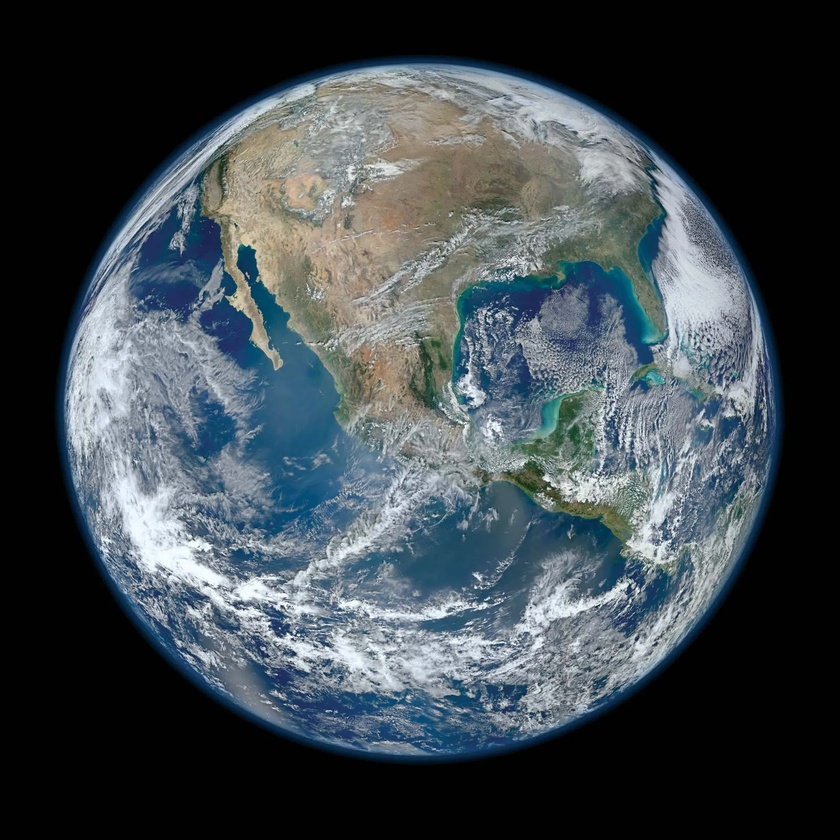
#> input picture test_images/earth.jpg, 840 x 840 px, shrunk from 1600 x 1600 before the run
$ python line.py   (older library calls are emulated)
#> lines starting #> are read from the running program, lines starting #| are printed output that depends on the picture; after the words box and inside, x2 and y2 are one past the last pixel; in counts of white or black regions, pixels touching at a corner belong together
import numpy as np
import matplotlib.pyplot as plt
from scipy.optimize import minimize
import cv2

# Ellipse cost function
def ellipse_cost(params, data):
    A, B, C, D, E, F = params
    x, y = data[:, 0], data[:, 1]
    cost = (A * x**2 + B * x * y + C * y**2 + D * x + E * y + F)**2
    valid_cost = np.sort(cost)[:-10]  # Exclude top 10 largest values
    return np.sum(valid_cost)

# Fit ellipse parameters
def fit(data):
    initial_params = [1, 0, 1, 0, 0, -1]
    result = minimize(ellipse_cost, initial_params, args=(data,))
    return result.x

# Generate fitted ellipse points for visualization
def generate_fitted_ellipse(A, B, C, D, E, F, num_points=500):
    theta = np.linspace(0, 2 * np.pi, num_points)
    x_center = (2 * C * D - B * E) / (B**2 - 4 * A * C)
    y_center = (2 * A * E - B * D) / (B**2 - 4 * A * C)
    semi_major = np.sqrt(abs(F / A))
    semi_minor = np.sqrt(abs(F / C))
    x = x_center + semi_major * np.cos(theta)
    y = y_center + semi_minor * np.sin(theta)
    plt.plot(x, y, label="Fitted Ellipse", color="red", linewidth=2)

# Plotting function
def plot(img):
    points = np.argwhere(img == 255)
    if len(points) == 0:
        print("No points detected in the image.")
        return
    x_coords, y_coords = points[:, 1], points[:, 0]
    data = np.vstack((x_coords, y_coords)).T
    A, B, C, D, E, F = fit(data)
    plt.figure(figsize=(8, 6))
    plt.scatter(x_coords, y_coords, color='green', s=0.5)
    generate_fitted_ellipse(A, B, C, D, E, F)
    plt.xlabel("X-axis")
    plt.ylabel("Y-axis")
    plt.title("Fitted Ellipse on Edge Points")
    plt.axis("equal")
    plt.show()

# Preprocessing and edge detection
image = cv2.imread('test_images/earth.jpg', cv2.IMREAD_GRAYSCALE)
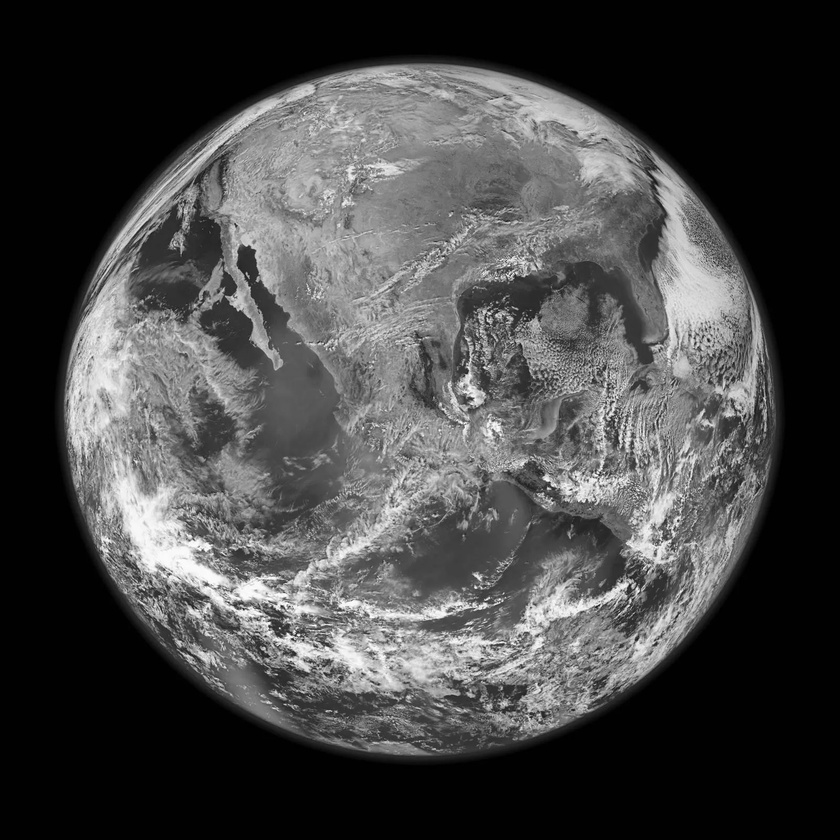
#> image: shape (840, 840); min 0, max 255, mean 70.4
threshold_value = 10
binary_mask = np.where(image < threshold_value, 255, 0).astype(np.uint8)
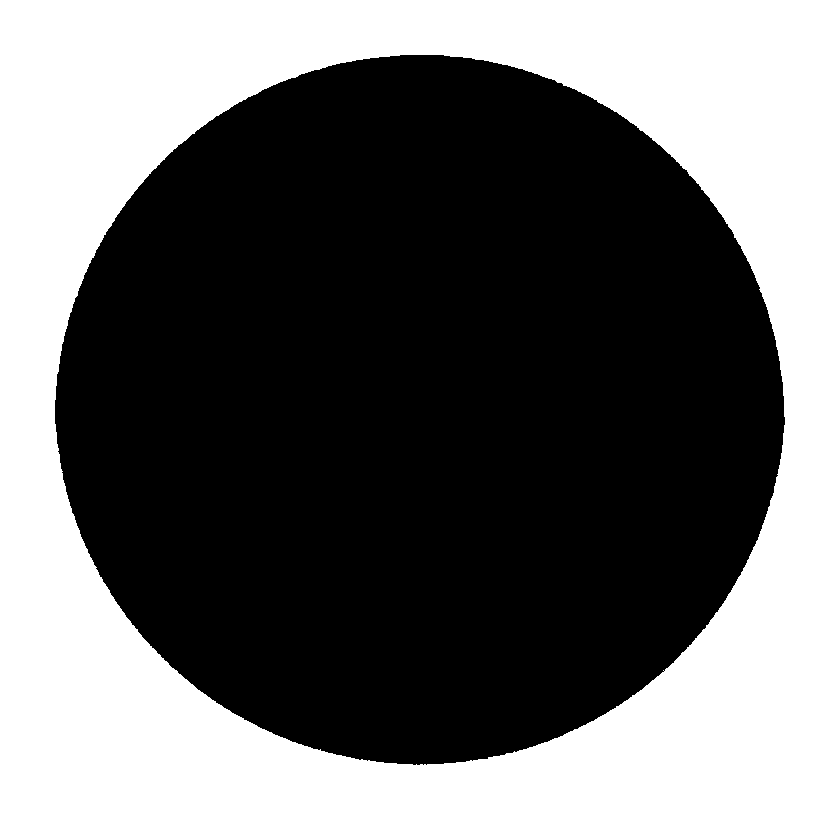
#> binary_mask: shape (840, 840); 42.9% white; 1 white region, box (x1, y1, x2, y2) and area: (0, 0, 840, 840) 302375
blurred = cv2.GaussianBlur(binary_mask, (3, 3), 0)
laplacian = cv2.Laplacian(blurred, cv2.CV_64F)
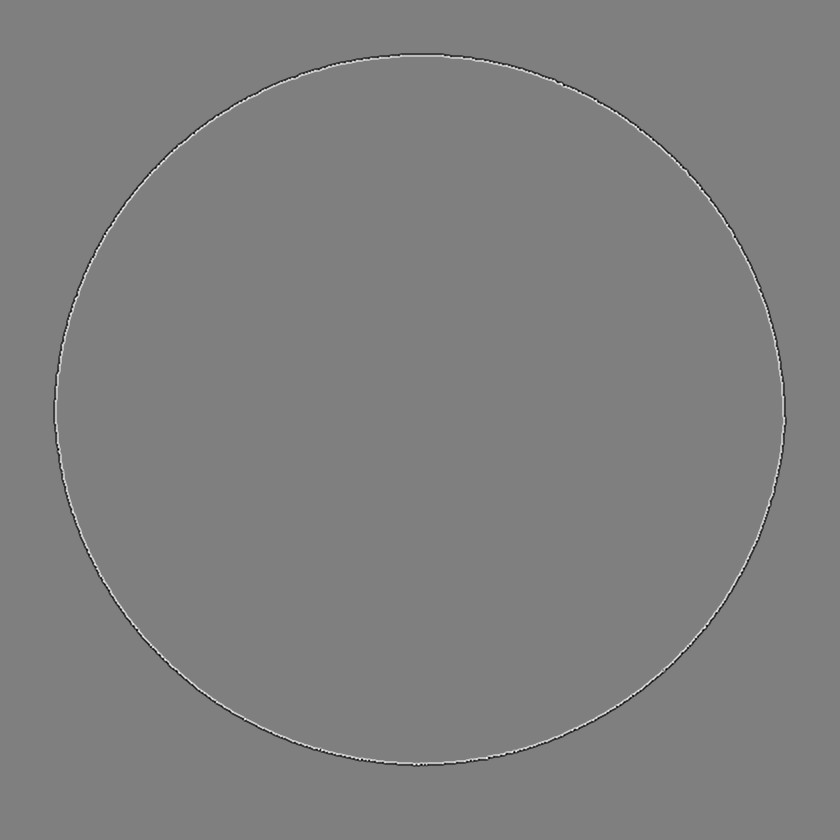
#> laplacian: shape (840, 840) float64; min -128, max 128, mean 0; drawn with min black and max white
threshold = 0.1 * np.max(np.abs(laplacian))
#> threshold = 12.8
edges = np.zeros_like(laplacian, dtype=np.uint8)
edges[np.abs(laplacian) > threshold] = 255

# Plot edges and fit ellipse
plot(edges)
#> in plot, `plt.show()`:
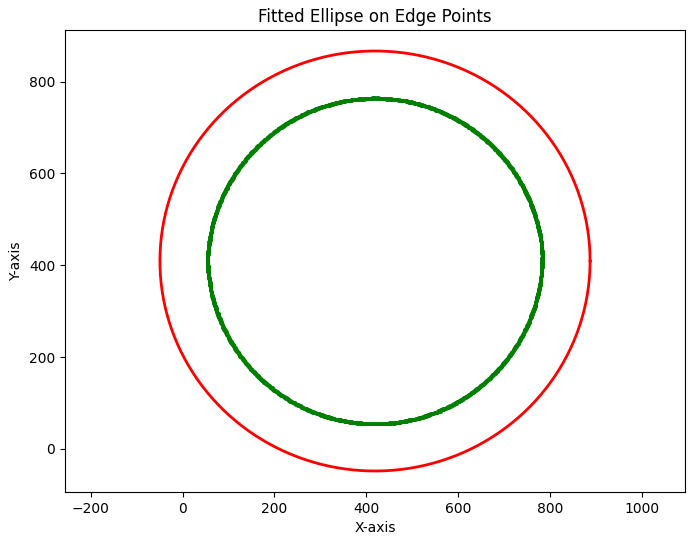
#> figure drawn by matplotlib, 1 panel

$ run again, with test_images/infared.jpeg copied over test_images/earth.jpg
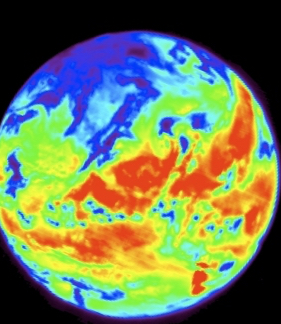
#> input picture test_images/infared.jpeg, 281 x 324 px
#> `binary_mask = np.where(image < threshold_value, 255, 0).astype(np.uint8)`:
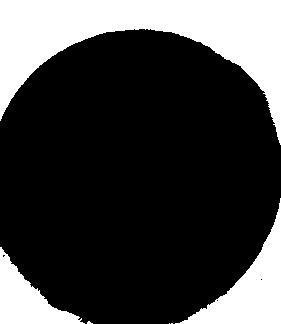
#> binary_mask: shape (324, 281); 25.2% white; 6 white regions (3 under 20 px), largest, box (x1, y1, x2, y2) and area: (0, 0, 281, 145) 15806, (175, 198, 281, 324) 4392, (0, 247, 85, 324) 2759
#> threshold = 18.8
#> in plot, `plt.show()`:
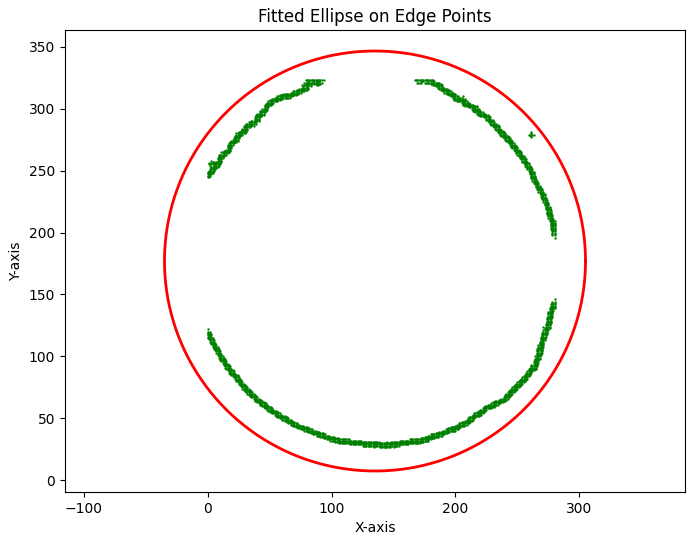
#> figure drawn by matplotlib, 1 panel
